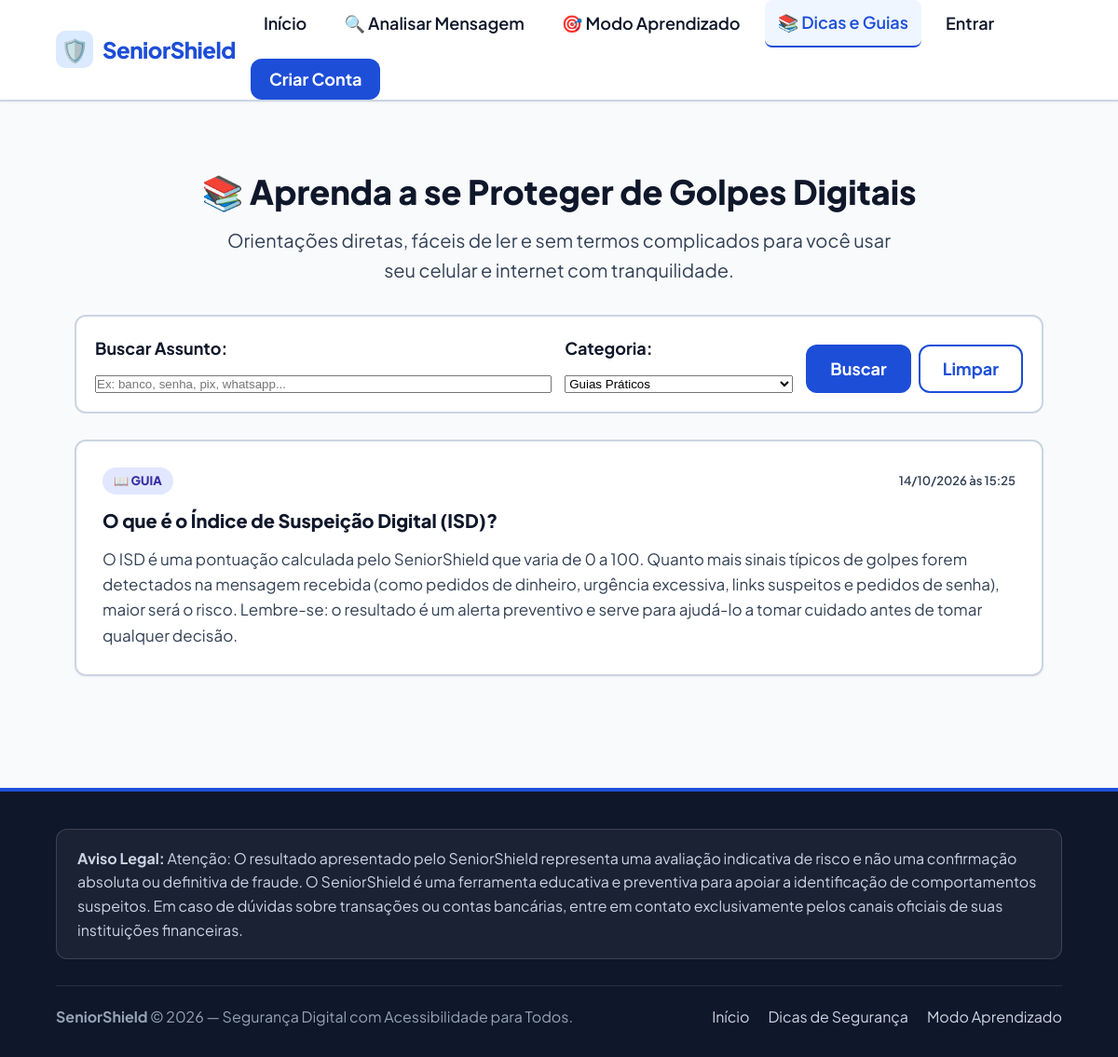
Page /conteudos.php?tipo=guia on the committed database.
### tables this page shows
CREATE TABLE IF NOT EXISTS `CONTEUDOS` (
  `id_conteudo` INT AUTO_INCREMENT,
  `titulo` VARCHAR(200) NOT NULL,
  `texto` TEXT NOT NULL,
  `tipo` VARCHAR(50) NOT NULL DEFAULT 'artigo',
  `ativo` TINYINT(1) NOT NULL DEFAULT 1,
  `data_cadastro` DATETIME NOT NULL DEFAULT CURRENT_TIMESTAMP,
  PRIMARY KEY (`id_conteudo`)
);

### src/Helpers/utils.php (called while the page is built, shortened)
<?php
function e(?string $string): string {
    return htmlspecialchars((string)$string, ENT_QUOTES, 'UTF-8');
}
function url(string $path = ''): string {
    $path = ltrim($path, '/');
    return BASE_URL . ($path !== '' ? '/' . $path : '');
}
function format_datetime_br(?string $datetime): string {
    $timestamp = strtotime($datetime);
    return date('d/m/Y \à\s H:i', $timestamp);
}

### src/Services/EducationService.php (called while the page is built, shortened)
<?php
require_once __DIR__ . '/../../config/database.php';
require_once __DIR__ . '/../Helpers/utils.php';
class EducationService {
    private PDO $pdo;
    public function __construct(?PDO $pdo = null) {
        $this->pdo = $pdo ?? getDbConnection();
    }
    public function listarConteudos(?bool $somenteAtivos = true, string $tipo = '', string $busca = ''): array {
        $sql = 'SELECT id_conteudo, titulo, texto, tipo, ativo, data_cadastro
                FROM CONTEUDOS
                WHERE 1 = 1';
        $params = [];
        if ($somenteAtivos !== null) {
            $sql .= ' AND ativo = :ativo';
            $params[':ativo'] = $somenteAtivos ? 1 : 0;
        }
        if ($tipo !== '') {
            $sql .= ' AND tipo = :tipo';
            $params[':tipo'] = $tipo;
        }
        $busca = trim($busca);
        $sql .= ' ORDER BY ativo DESC, data_cadastro DESC, id_conteudo DESC';
        try {
            $stmt = $this->pdo->prepare($sql);
            $stmt->execute($params);
            $conteudos = $stmt->fetchAll(PDO::FETCH_ASSOC);
            foreach ($conteudos as &$c) {
                $c['data_formatada'] = format_datetime_br($c['data_cadastro']);
            }
            return $conteudos;
        } catch (PDOException $e) {
            error_log('EducationService::listarConteudos erro: ' . $e->getMessage());
            return [];
        }
    }
}

### config/database.php (called while the page is built, shortened)
<?php
function getDbConnection(): PDO {
    $dsn = sprintf(
        'mysql:host=%s;port=%s;dbname=%s;charset=%s',
        DB_HOST,
        DB_PORT,
        DB_NAME,
        DB_CHARSET
    );
    $options = [
        PDO::ATTR_ERRMODE            => PDO::ERRMODE_EXCEPTION,
        PDO::ATTR_DEFAULT_FETCH_MODE => PDO::FETCH_ASSOC,
        PDO::ATTR_EMULATE_PREPARES   => false,
        PDO::MYSQL_ATTR_INIT_COMMAND => 'SET NAMES ' . DB_CHARSET
    ];
    try {
        $pdoInstance = new PDO($dsn, DB_USER, DB_PASS, $options);
        return $pdoInstance;
    } catch (PDOException $e) {
        error_log('SeniorShield Database Connection Error: ' . $e->getMessage());
        if (defined('APP_ENV') && APP_ENV === 'development') {
            $msg = 'Erro ao conectar ao banco de dados: verifique se o MySQL no XAMPP está iniciado e se a base "' . htmlspecialchars(DB_NAME) . '" foi criada.';
        } else {
            $msg = 'O serviço de banco de dados está temporariamente indisponível. Por favor, tente novamente mais tarde.';
        }
        throw new Exception($msg, (int)$e->getCode());
    }
}

### conteudos.php (the view, shortened to what this page needs)
<?php
require_once __DIR__ . '/src/Helpers/utils.php';
require_once __DIR__ . '/src/Services/EducationService.php';
$educationService = new EducationService();
$filtroTipo = (string)($_GET['tipo'] ?? '');
$busca = (string)($_GET['busca'] ?? '');
$conteudos = $educationService->listarConteudos(true, $filtroTipo, $busca);
require_once __DIR__ . '/includes/header.php';
?>
<div class="container" style="margin-top: 32px; margin-bottom: 60px;">
  <header style="margin-bottom: 32px; text-align: center;">
    <h1 style="font-size: var(--font-size-3xl); font-weight: 800; color: var(--text-main); margin-bottom: 8px;">
      <span aria-hidden="true">📚</span>
      Aprenda a se Proteger de Golpes Digitais
    </h1>
    <p style="font-size: var(--font-size-lg); color: var(--text-muted); max-width: 720px; margin: 0 auto;">
      Orientações diretas, fáceis de ler e sem termos complicados para você usar seu celular e internet com tranquilidade.
    </p>
  </header>
  <div style="background: var(--surface-color); border: 2px solid var(--border-color); border-radius: var(--radius-md); padding: 20px; margin-bottom: 28px;">
    <form method="GET" action="<?= url('conteudos.php') ?>" class="filter-form" style="margin: 0;">
      <div class="filter-group" style="flex: 2;">
        <label for="busca" class="form-label">Buscar Assunto:</label>
        <input
          type="text"
          name="busca"
          id="busca"
          class="form-control"
          placeholder="Ex: banco, senha, pix, whatsapp..."
          value="<?= e($busca) ?>">
      </div>
      <div class="filter-group" style="flex: 1;">
        <label for="tipo" class="form-label">Categoria:</label>
        <select name="tipo" id="tipo" class="form-control">
          <option value="guia" <?= $filtroTipo === 'guia' ? 'selected' : '' ?>>Guias Práticos</option>
        </select>
      </div>
      <div class="filter-group-action" style="align-self: flex-end; display: flex; gap: 8px;">
        <button type="submit" class="btn btn-primary">Buscar</button>
        <?php if ($busca !== '' || $filtroTipo !== ''): ?>
          <a href="<?= url('conteudos.php') ?>" class="btn btn-outline">Limpar</a>
        <?php endif; ?>
      </div>
    </form>
  </div>
  <?php if (!empty($conteudos)): ?>
    <section class="edu-grid" aria-label="Lista de conteúdos educativos">
      <?php foreach ($conteudos as $artigo): ?>
        <article class="edu-card">
          <div class="edu-card-top">
            <span class="edu-badge-<?= e($artigo['tipo']) ?>">
              <?php
                switch ($artigo['tipo']) {
                    case 'guia': echo '📖 Guia'; break;
                }
              ?>
            </span>
            <span style="font-size: 0.8125rem; color: var(--text-muted); font-weight: 600;">
              <?= e($artigo['data_formatada']) ?>
            </span>
          </div>
          <h2 class="edu-card-title">
            <?= e($artigo['titulo']) ?>
          </h2>
          <div class="edu-card-text">
            <?= nl2br(e($artigo['texto'])) ?>
          </div>
        </article>
      <?php endforeach; ?>
    </section>
  <?php endif; ?>
</div>
<?php require_once __DIR__ . '/includes/footer.php'; ?>

### assets/css/style.css (style rules this page uses)
:root { --font-family: 'Plus Jakarta Sans', system-ui, -apple-system, BlinkMacSystemFont, 'Segoe UI', Roboto, sans-serif; --bg-color: #f8fafc; --surface-color: #ffffff; --surface-alt: #f1f5f9; --text-main: #0f172a; --text-muted: #334155; --border-color: #cbd5e1; --border-focus: #1d4ed8; --primary: #1d4ed8; --primary-hover: #1e40af; --primary-text: #ffffff; --secondary: #0f766e; --secondary-hover: #115e59; --secondary-text: #ffffff; --risk-low: #15803d; --risk-low-bg: #f0fdf4; --risk-attention: #b45309; --risk-attention-bg: #fffbeb; --risk-suspect: #c2410c; --risk-suspect-bg: #fff7ed; --risk-high: #dc2626; --risk-high-bg: #fef2f2; --risk-critical: #991b1b; --risk-critical-bg: #fef2f2; --font-size-base: 1.125rem; --font-size-sm: 1rem; --font-size-lg: 1.25rem; --font-size-xl: 1.5rem; --font-size-2xl: 1.875rem; --font-size-3xl: 2.25rem; --line-height-base: 1.6; --btn-min-height: 52px; --radius-sm: 8px; --radius-md: 12px; --radius-lg: 16px; --shadow-sm: 0 1px 2px rgba(0, 0, 0, 0.05); --shadow-md: 0 4px 6px -1px rgba(0, 0, 0, 0.08), 0 2px 4px -2px rgba(0, 0, 0, 0.04); --shadow-lg: 0 10px 15px -3px rgba(0, 0, 0, 0.08); }
*, *::before, *::after { box-sizing: border-box; margin: 0; padding: 0; }
html { font-size: 100%; scroll-behavior: smooth; }
body { font-family: var(--font-family); font-size: var(--font-size-base); line-height: var(--line-height-base); color: var(--text-main); background-color: var(--bg-color); min-height: 100vh; display: flex; flex-direction: column; }
.container { width: 100%; max-width: 1120px; margin-left: auto; margin-right: auto; padding-left: 20px; padding-right: 20px; }
.btn { display: inline-flex; align-items: center; justify-content: center; gap: 10px; min-height: var(--btn-min-height); padding: 12px 24px; font-family: inherit; font-size: var(--font-size-base); font-weight: 700; text-decoration: none; border-radius: var(--radius-md); border: 2px solid transparent; cursor: pointer; transition: transform 0.1s ease, background-color 0.15s ease, border-color 0.15s ease; line-height: 1; }
.btn-primary { background-color: var(--primary); color: var(--primary-text); }
.btn-outline { background-color: transparent; color: var(--primary); border-color: var(--primary); }
.form-label { display: block; font-size: var(--font-size-base); font-weight: 700; color: var(--text-main); margin-bottom: 8px; }
.filter-form { display: flex; align-items: flex-end; gap: 14px; flex-wrap: wrap; }
.filter-group { display: flex; flex-direction: column; gap: 6px; flex: 1; min-width: 200px; }
.filter-group-action { display: flex; gap: 10px; flex-shrink: 0; margin-top: auto; }
.edu-grid { display: grid; grid-template-columns: repeat(auto-fit, minmax(320px, 1fr)); gap: 24px; margin-top: 28px; }
.edu-card { background: var(--surface-color); border: 2px solid var(--border-color); border-radius: var(--radius-md); padding: 28px; display: flex; flex-direction: column; gap: 14px; box-shadow: var(--shadow-sm); transition: transform 0.2s ease, box-shadow 0.2s ease; }
.edu-card-top { display: flex; justify-content: space-between; align-items: center; gap: 12px; }
.edu-badge-guia { background: #e0e7ff; color: #3730a3; padding: 4px 12px; border-radius: 999px; font-size: 0.8125rem; font-weight: 800; text-transform: uppercase; }
.edu-card-title { font-size: 1.25rem; font-weight: 800; color: var(--text-main); line-height: 1.4; }
.edu-card-text { font-size: 1.0625rem; line-height: 1.6; color: var(--text-muted); flex: 1; }

### rows in the picture
conteudos: tipo "📖 GUIA", data_formatada "14/10/2026 às 15:25", titulo "O que é o Índice de Suspeição Digital (ISD)?", texto "O ISD é uma pontuação calculada pelo SeniorShield que varia de 0 a 100. Quanto mais sinais típicos de golpes forem detectados na mensagem recebida (como pedidos de dinheiro, urgência excessiva, links suspeitos e pedidos de senha), maior será o risco. Lembre-se: o resultado é um alerta preventivo e serve para ajudá-lo a tomar cuidado antes de tomar qualquer decisão."

### other values in the picture
APP_NAME "SeniorShield"
ISD_DISCLAIMER_AVALIACAO "Atenção: O resultado apresentado pelo SeniorShield representa uma avaliação indicativa de risco e não uma confirmação absoluta ou definitiva de fraude."
